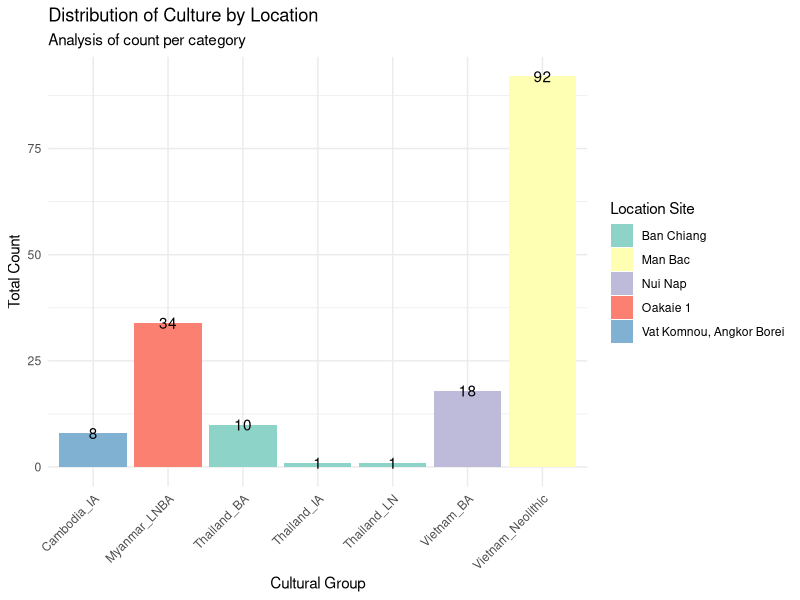
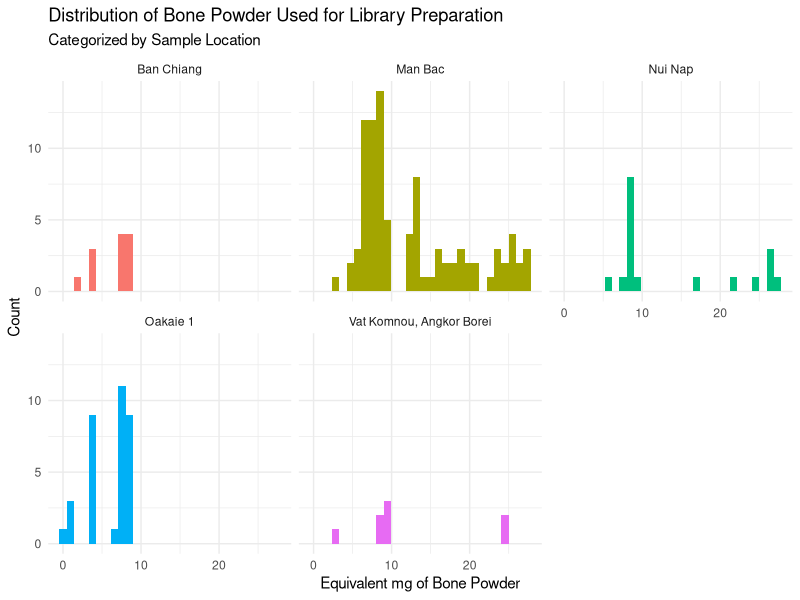
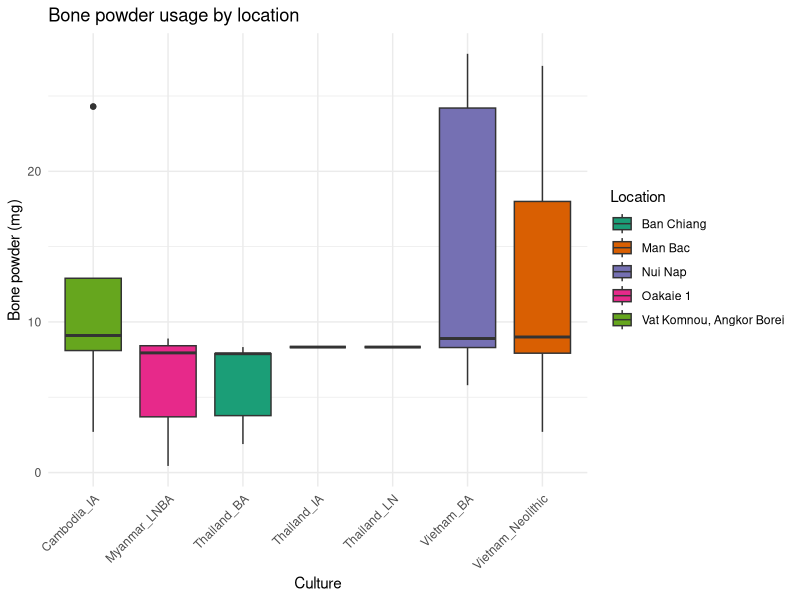

R code for these plots, in order:
## ---- chunk 1
knitr::opts_chunk$set(echo = TRUE)
## ---- chunk 2
# Load the readr package 
library(readr)
library(dplyr)
library(ggplot2)

# Read the CSV
data <- read_csv2(
  "table_s1.csv",      
  skip = 1,           # skip the first line which is a description
  locale = locale(decimal_mark = ",") # interpret comma as decimal
)

# Check the first few rows
head(data)
## ---- chunk 3
data_subset <- data %>%
  select(
    Culture,
    Location,
    `mtDNA haplogroup`,
    `Equivalent mg bone powder used for library preparation`,
    `Shotgun raw sequences`,
    `mtDNA coverage`,
    `mtDNA fraction damaged in last base`
  )

head(data_subset)

## ---- chunk 4
data_without_na <- na.omit(data_subset)

## ---- chunk 5

ggplot(data_without_na, aes(Culture, fill=Location)) + 
  geom_bar() +
  geom_text(aes(label = ..count..), stat="count", position = position_stack(vjust = 1)) +
  theme_minimal() +
  theme(axis.text.x = element_text(angle=45, hjust = 1)) +
  scale_fill_brewer(palette="Set3") +
  labs(
    title = "Distribution of Culture by Location",
    subtitle = "Analysis of count per category",
    x = "Cultural Group",
    y = "Total Count",
    fill = "Location Site"
  )

## ---- chunk 6
data_without_na$`Equivalent mg bone powder used for library preparation` <- as.numeric(as.character(data_without_na$'Equivalent mg bone powder used for library preparation'))

ggplot(data_without_na, aes(x = `Equivalent mg bone powder used for library preparation`, fill = Location)) +
  geom_histogram(bins = 30) + facet_wrap(~ Location) +  labs(
  title = "Distribution of Bone Powder Used for Library Preparation",
  subtitle = "Categorized by Sample Location",
  x = "Equivalent mg of Bone Powder",
  y = "Count",
) + theme_minimal() + theme(legend.position = "none")


## ---- chunk 7
ggplot(data_without_na, aes(x = Culture, y = `Equivalent mg bone powder used for library preparation`, fill = Location)) + 
geom_boxplot() + labs(title = "Bone powder usage by location",y = "Bone powder (mg)") + theme_minimal() + theme(axis.text.x = element_text(angle=45, hjust = 1)) +
scale_fill_brewer(palette = "Dark2")
